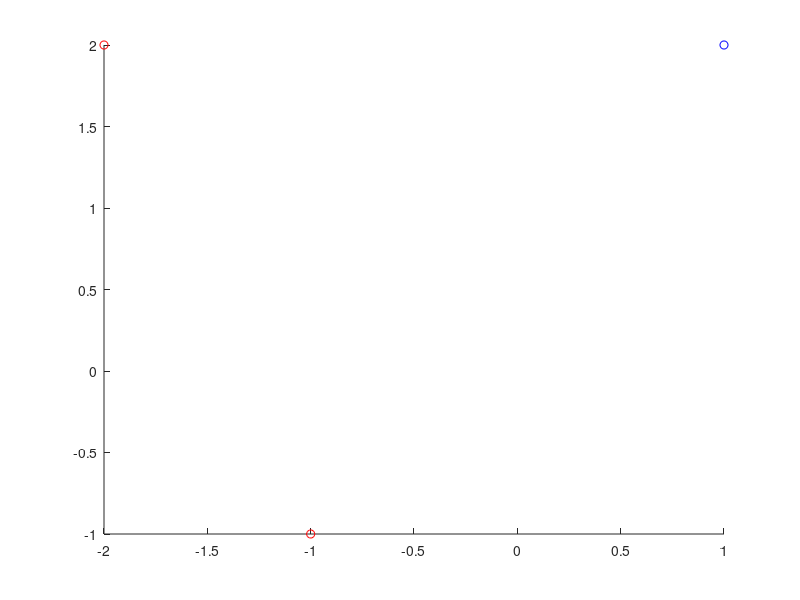

MATLAB code to generate this figure: (Note: this script raises an error after producing the figure.)
clc,
clear all,
close all
P=[1 -1 -2;...
   2 -1 2];
t=[1 0 0];
p1=[P(:,1)',t(1)];
p2=[P(:,2)',t(2)];
p3=[P(:,3)',t(3)];
%e=[1 1 1];
hold on
plot(p1(1),p1(2),'ob');
plot(p2(1),p2(2),'or');
plot(p3(1),p3(2),'or');
%w=rand(1,2);
%b=rand(1);
% w=[-1 0];
% b=0.5;
w=[0.2 -4];
b=0.3;
iteration=55;
E(iteration*3)=0;
E=E';
count=1;
er(3)=0;
for j=1:iteration
 for i=1:3
  p=P(:,i);
  a=hardlim(w*p+b);
  e=t(i)-a;
  E(count)=e;
  count=count+1;
  w=w+e*p'
  b=b+e;
  er(i)=e;
 end
%  if sum(abs(er))==0
%      j
%      break;
%      %%j=iteration; 
%  end
end
% r=w(1);
% wn=w/r;
% m=-1/wn(2);
% br=b/wn(2);
ph=-b/w(1);
pv=-b/w(2);
m=pv/-ph;
br=pv;
x=-5:0.01:5;
y=m*x+br;
texto=strcat(num2str(m),'x + ',num2str(br));
text(0,3,texto);
plot(x,y);
figure,plot(E)
grid on